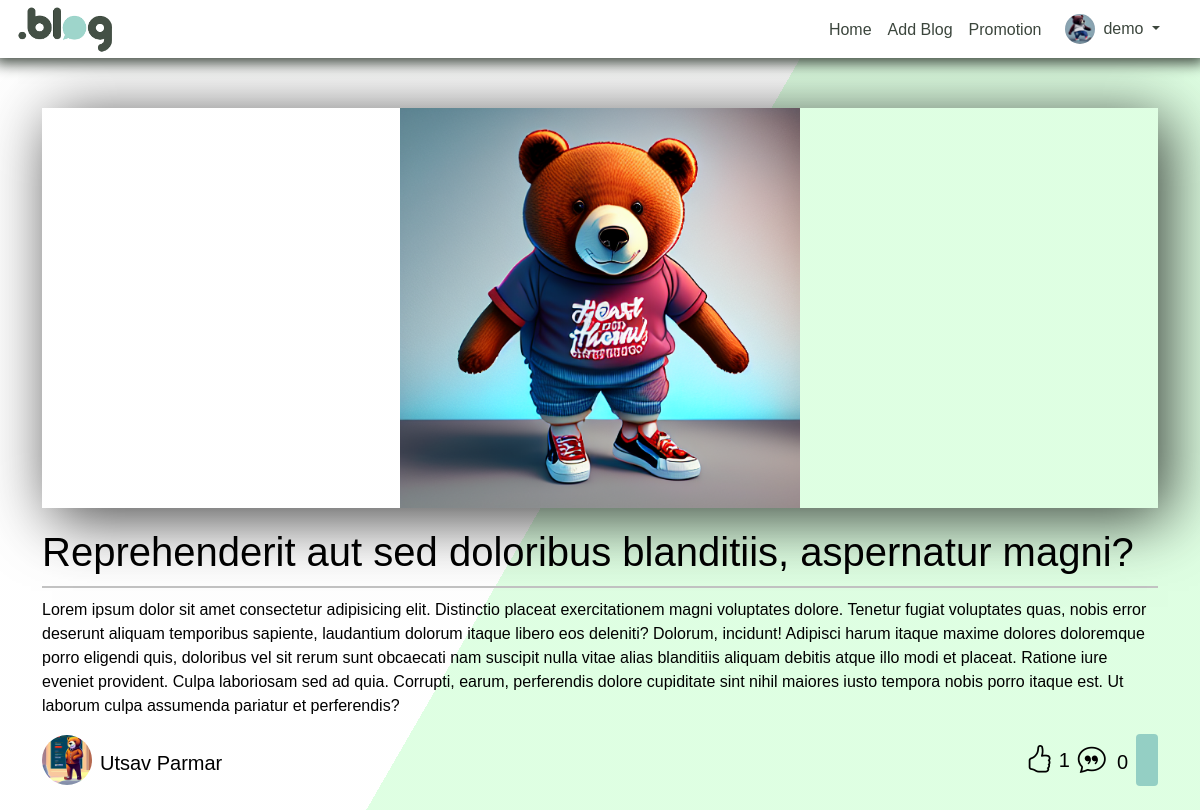
The page /single_post.php?post_id=1 (signed in) on the database its author committed.
### tables this page shows
CREATE TABLE `users` (
  `user_id` int(11) NOT NULL,
  `name` varchar(100) NOT NULL,
  `email` varchar(100) NOT NULL,
  `password` varchar(100) NOT NULL,
  `user_type` enum('client','admin') NOT NULL DEFAULT 'client',
  `image` varchar(100) DEFAULT NULL
);

CREATE TABLE `blog_posts` (
  `post_id` int(11) NOT NULL,
  `user_id` int(11) NOT NULL,
  `title` text NOT NULL,
  `content` text NOT NULL,
  `like_count` int(11) DEFAULT NULL,
  `comment_count` int(11) DEFAULT NULL,
  `image` text DEFAULT NULL,
  `category_id` int(11) NOT NULL,
  `created_at` datetime NOT NULL DEFAULT current_timestamp()
);

### single_post.php (the view, shortened to what this page needs)
<!DOCTYPE html>
<html lang="en">
<head>
  <link rel="stylesheet" href="./vendor/css/single_post.css">
</head>
<body>
  <?php
  include "./navbar_dash.php";
  ?>
  <?php
  $loggedin_user = $_SESSION["user_id"];
  ?>
  <?php
  if (isset($_GET["post_id"])) {
    $post_id = $_GET["post_id"];
    $query = "SELECT * FROM blog_posts WHERE post_id=$post_id";
    $runquery = mysqli_query($conn, $query);
    if (mysqli_num_rows($runquery) == 1) {
      $row = mysqli_fetch_assoc($runquery);
      $user_id = $row["user_id"];
      $post_id = $row["post_id"];
      $title = $row["title"];
      $content = $row["content"];
      $image = $row["image"];
      $like_count = $row["like_count"];
      $comment_count = $row["comment_count"];
      if ($comment_count == null) {
        $comment_count = 0;
      }
      $query1 = "select * from users where user_id='$user_id'";
      $runquery1 = mysqli_query($conn, $query1);
      $user = mysqli_fetch_assoc($runquery1);
    }
  }
  ?>
  <div class="container">
    <div class="row">
      <div class="col-sm-12">
        <div class="card-2">
          <div class="thumbnail">
            <img class="left" src="<?= $image ?>" onerror="this.src='assets/site_logo.png'" />
          </div>
        </div>
        <div class="right">
          <h1>
            <?= $title ?>
          </h1>
          <div class="separator"></div>
          <p>
            <?= $content ?>
          </p>
          <div class="author mb-4">
            <div>
              <img src="<?= $user["image"] ?>" onerror="this.src='assets/profile.png'" />
              <h5 class="ms-2 mb-0 mt-3">
                <?= $user["name"] ?>
              </h5>
            </div>
            <div>
              <div class="d-flex align-items-center lc_icons ms-auto">
              <?php
                    $q = "select * from likes where post_id = $post_id and user_id =$loggedin_user ";
                    $rq = mysqli_query($conn, $q);
                    ?>
                <div id="icon_<?= $post_id ?>" onclick="likePost(<?= $post_id ?>)">
                      <i class="bi <?= mysqli_num_rows($rq) == 0  ? 'bi-hand-thumbs-up' : 'bi-hand-thumbs-up-fill' ?> fs-3"></i>&nbsp;
                    </div>
                <div id="likeCount_<?= $post_id ?>" class="me-2">
                  <?= $like_count ?>
                </div>
                <a href="">
                  <i class="bi bi-chat-quote fs-3"></i>&nbsp;
                  <?= $comment_count ?>
                </a>
                <form action="" method="POST">
                  <button class="btn btn-sm btn-custom ms-2" type="submit" name="save">
                  </button>
                </form>
              </div>
            </div>
          </div>
        </div>
      </div>
    </div>
  </div>
</body>
</html>

### navbar_dash.php (shortened to what this page needs)
<!DOCTYPE html>
<html lang="en">
<head>
  <link href="https://cdn.jsdelivr.net/npm/bootstrap@5.3.1/dist/css/bootstrap.min.css" rel="stylesheet">
  <link rel="stylesheet" href="./vendor/css/style.css">
  <link rel="stylesheet" href="https://cdnjs.cloudflare.com/ajax/libs/line-awesome/1.3.0/line-awesome/css/line-awesome.min.css" />
  <link rel="stylesheet" href="./vendor/css/main.css">
  <link rel="stylesheet" href="./vendor/swiper/swiper-bundle.min.css">
  <link href="./lib/css/bootstrap-icons/bootstrap-icons.css" rel="stylesheet">
</head>
<?php
include "connection.php";
$user_id = $_SESSION["user_id"];
$query = "SELECT * FROM Users WHERE user_id='$user_id'";
$runquery = mysqli_query($conn, $query);
$row = mysqli_fetch_assoc($runquery);
$name = $row["name"];
?>
<body>
  <header class="p-1 header_nav">
    <div class="container-fluid">
      <div class="d-flex flex-wrap align-items-center justify-content-center justify-content-lg-start">
        <a href="./dashboard.php" class="d-flex align-items-center mb-2 mb-lg-0 text-white text-decoration-none">
          <img src="./assets/site_logo.png" alt="logo" height="50">
        </a>
        <ul class="nav col-12 col-lg-auto me-2 mb-2 justify-content-center mb-md-0 ms-auto ">
          <li><a href="./dashboard.php" class="nav-link px-2 mt-1 ">Home</a></li>
          <li><a href="./add_blog.php" class="nav-link px-2 mt-1">Add Blog</a></li>
          <li><a href="./campaign.php" class="nav-link px-2 mt-1">Promotion </a></li>
          <li class="nav-item dropdown pe-3">
            <a class="nav-link nav-profile d-flex align-items-center pe-0" href="#" data-bs-toggle="dropdown">
              <img src="<?= $row["image"] ?>" onerror="this.src='assets/profile.png'" alt="Profile" class="rounded-circle" height="30">
              <span class="d-none d-md-block dropdown-toggle ps-2">
                <?= $name ?>
              </span>
            </a>
          </li>
        </ul>
      </div>
    </div>
  </header>
</body>
</html>

### rows shown on the page
users: image (picture), name "demo"
blog_posts: image (picture), title "Reprehenderit aut sed doloribus blanditiis, aspernatur magni?", content "Lorem ipsum dolor sit amet consectetur adipisicing elit. Distinctio placeat exercitationem magni voluptates dolore. Tenetur fugiat voluptates quas, nobis error deserunt aliquam temporibus sapiente, laudantium dolorum itaque libero eos deleniti? Dolorum, incidunt! Adipisci harum itaque maxime dolores doloremque porro eligendi quis, doloribus vel sit rerum sunt obcaecati nam suscipit nulla vitae alias blanditiis aliquam debitis atque illo modi et placeat. Ratione iure eveniet provident. Culpa laboriosam sed ad quia. Corrupti, earum, perferendis dolore cupiditate sint nihil maiores iusto tempora nobis porro itaque est. Ut laborum culpa assumenda pariatur et perferendis?", like_count "1"
users: image (picture), name "Utsav Parmar"

### other values the page prints
$comment_count "0"
